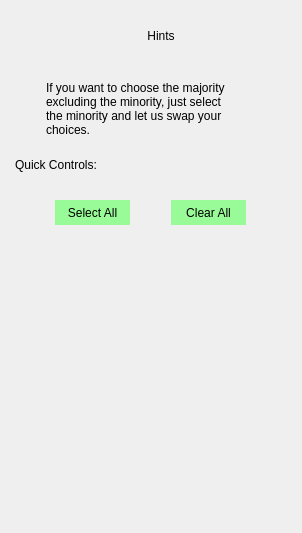
      <widget class="QWidget" name="page_quick_actions">
       <layout class="QVBoxLayout" name="verticalLayout_21">
        <item>
         <widget class="QWidget" name="widget_right_menu_expand_table_container_4" native="true">
          <property name="styleSheet">
           <string notr="true">QPushButton {
	background-color: transparent;
	border: none;
}

QPushButton::hover {
	border: 1px solid #44fda2;
}

QPushButton::pressed {
	border: 1px solid #808080;
}</string>
          </property>
          <layout class="QHBoxLayout" name="horizontalLayout_40">
           <property name="topMargin">
            <number>0</number>
           </property>
           <property name="bottomMargin">
            <number>0</number>
           </property>
           <item>
            <widget class="QLabel" name="lbl_right_menu_hints_header_icon">
             <property name="minimumSize">
              <size>
               <width>50</width>
               <height>50</height>
              </size>
             </property>
             <property name="maximumSize">
              <size>
               <width>50</width>
               <height>50</height>
              </size>
             </property>
             <property name="text">
              <string/>
             </property>
             <property name="pixmap">
              <pixmap resource="../icons_source.qrc">:/newSource/icons/hint_icon.png</pixmap>
             </property>
             <property name="scaledContents">
              <bool>true</bool>
             </property>
            </widget>
           </item>
           <item>
            <widget class="QLabel" name="lbl_right_menu_hints_header">
             <property name="minimumSize">
              <size>
               <width>150</width>
               <height>50</height>
              </size>
             </property>
             <property name="maximumSize">
              <size>
               <width>16777215</width>
               <height>50</height>
              </size>
             </property>
             <property name="text">
              <string>Hints</string>
             </property>
             <property name="alignment">
              <set>Qt::AlignCenter</set>
             </property>
            </widget>
           </item>
           <item>
            <widget class="QPushButton" name="btn_right_menu_close_hints">
             <property name="minimumSize">
              <size>
               <width>30</width>
               <height>30</height>
              </size>
             </property>
             <property name="maximumSize">
              <size>
               <width>30</width>
               <height>30</height>
              </size>
             </property>
             <property name="cursor">
              <cursorShape>PointingHandCursor</cursorShape>
             </property>
             <property name="toolTip">
              <string>Close</string>
             </property>
             <property name="text">
              <string/>
             </property>
             <property name="icon">
              <iconset resource="../icons_source.qrc">
               <normaloff>:/newSource/icons/close_2.png</normaloff>:/newSource/icons/close_2.png</iconset>
             </property>
             <property name="iconSize">
              <size>
               <width>20</width>
               <height>20</height>
              </size>
             </property>
            </widget>
           </item>
          </layout>
         </widget>
        </item>
        <item>
         <spacer name="verticalSpacer_right_menu_fixed_4">
          <property name="orientation">
           <enum>Qt::Vertical</enum>
          </property>
          <property name="sizeType">
           <enum>QSizePolicy::Fixed</enum>
          </property>
          <property name="sizeHint" stdset="0">
           <size>
            <width>20</width>
            <height>13</height>
           </size>
          </property>
         </spacer>
        </item>
        <item>
         <widget class="QWidget" name="widget_page_hint_hint_1_container" native="true">
          <property name="minimumSize">
           <size>
            <width>280</width>
            <height>58</height>
           </size>
          </property>
          <property name="maximumSize">
           <size>
            <width>16777215</width>
            <height>100</height>
           </size>
          </property>
          <property name="styleSheet">
           <string notr="true">QPushButton {
	background-color: transparent;
	border: none;
}

QPushButton::hover {
	border: 1px solid #44fda2;
}

QPushButton::pressed {
	border: 1px solid #808080;
}</string>
          </property>
          <layout class="QHBoxLayout" name="horizontalLayout_41">
           <property name="leftMargin">
            <number>4</number>
           </property>
           <property name="topMargin">
            <number>0</number>
           </property>
           <property name="rightMargin">
            <number>9</number>
           </property>
           <property name="bottomMargin">
            <number>0</number>
           </property>
           <item>
            <widget class="QLabel" name="lbl_page_hint_hint_1_icon">
             <property name="minimumSize">
              <size>
               <width>25</width>
               <height>25</height>
              </size>
             </property>
             <property name="maximumSize">
              <size>
               <width>25</width>
               <height>25</height>
              </size>
             </property>
             <property name="text">
              <string/>
             </property>
             <property name="pixmap">
              <pixmap resource="../icons_source.qrc">:/newSource/icons/hint_icon.png</pixmap>
             </property>
             <property name="scaledContents">
              <bool>true</bool>
             </property>
            </widget>
           </item>
           <item>
            <widget class="QLabel" name="lbl_page_hint_hint_1">
             <property name="minimumSize">
              <size>
               <width>180</width>
               <height>16</height>
              </size>
             </property>
             <property name="maximumSize">
              <size>
               <width>16777215</width>
               <height>16777215</height>
              </size>
             </property>
             <property name="text">
              <string>If you want to choose the majority excluding the minority, just select the minority and let us swap your choices.</string>
             </property>
             <property name="scaledContents">
              <bool>false</bool>
             </property>
             <property name="wordWrap">
              <bool>true</bool>
             </property>
            </widget>
           </item>
           <item>
            <widget class="QPushButton" name="btn_hints_swap_choices">
             <property name="minimumSize">
              <size>
               <width>50</width>
               <height>50</height>
              </size>
             </property>
             <property name="maximumSize">
              <size>
               <width>50</width>
               <height>50</height>
              </size>
             </property>
             <property name="cursor">
              <cursorShape>PointingHandCursor</cursorShape>
             </property>
             <property name="toolTip">
              <string>Swap choices</string>
             </property>
             <property name="text">
              <string/>
             </property>
             <property name="icon">
              <iconset resource="../icons_source.qrc">
               <normaloff>:/newSource/icons/swap.png</normaloff>:/newSource/icons/swap.png</iconset>
             </property>
             <property name="iconSize">
              <size>
               <width>42</width>
               <height>42</height>
              </size>
             </property>
            </widget>
           </item>
          </layout>
         </widget>
        </item>
        <item>
         <spacer name="verticalSpacer_9">
          <property name="orientation">
           <enum>Qt::Vertical</enum>
          </property>
          <property name="sizeType">
           <enum>QSizePolicy::Fixed</enum>
          </property>
          <property name="sizeHint" stdset="0">
           <size>
            <width>20</width>
            <height>10</height>
           </size>
          </property>
         </spacer>
        </item>
        <item>
         <widget class="QLabel" name="lbl_page_hint_quick_controls">
          <property name="minimumSize">
           <size>
            <width>280</width>
            <height>21</height>
           </size>
          </property>
          <property name="maximumSize">
           <size>
            <width>16777215</width>
            <height>21</height>
           </size>
          </property>
          <property name="text">
           <string>Quick Controls:</string>
          </property>
          <property name="scaledContents">
           <bool>false</bool>
          </property>
          <property name="wordWrap">
           <bool>true</bool>
          </property>
          <property name="indent">
           <number>4</number>
          </property>
         </widget>
        </item>
        <item>
         <spacer name="verticalSpacer_8">
          <property name="orientation">
           <enum>Qt::Vertical</enum>
          </property>
          <property name="sizeType">
           <enum>QSizePolicy::Fixed</enum>
          </property>
          <property name="sizeHint" stdset="0">
           <size>
            <width>20</width>
            <height>10</height>
           </size>
          </property>
         </spacer>
        </item>
        <item>
         <widget class="QWidget" name="widget_hints_quick_control_button_container" native="true">
          <property name="minimumSize">
           <size>
            <width>280</width>
            <height>44</height>
           </size>
          </property>
          <property name="maximumSize">
           <size>
            <width>16777215</width>
            <height>44</height>
           </size>
          </property>
          <property name="styleSheet">
           <string notr="true">QPushButton {
	background-color: #98FB98;
	border: none;
}

QPushButton::hover {
	border: 1px solid #44fda2;
}

QPushButton::pressed {
	background-color: #5CBF5C;
	border: 1px solid #808080;
}</string>
          </property>
          <layout class="QHBoxLayout" name="horizontalLayout_39">
           <item>
            <widget class="QPushButton" name="btn_hints_select_all">
             <property name="minimumSize">
              <size>
               <width>75</width>
               <height>25</height>
              </size>
             </property>
             <property name="maximumSize">
              <size>
               <width>75</width>
               <height>25</height>
              </size>
             </property>
             <property name="cursor">
              <cursorShape>PointingHandCursor</cursorShape>
             </property>
             <property name="text">
              <string>Select All</string>
             </property>
             <property name="icon">
              <iconset resource="../icons_source.qrc">
               <normaloff>:/newSource/icons/select_1.png</normaloff>:/newSource/icons/select_1.png</iconset>
             </property>
            </widget>
           </item>
           <item>
            <widget class="QPushButton" name="btn_hints_clear_all">
             <property name="minimumSize">
              <size>
               <width>75</width>
               <height>25</height>
              </size>
             </property>
             <property name="maximumSize">
              <size>
               <width>75</width>
               <height>25</height>
              </size>
             </property>
             <property name="cursor">
              <cursorShape>PointingHandCursor</cursorShape>
             </property>
             <property name="text">
              <string>Clear All</string>
             </property>
             <property name="icon">
              <iconset resource="../icons_source.qrc">
               <normaloff>:/newSource/icons/cross_mark_3.png</normaloff>:/newSource/icons/cross_mark_3.png</iconset>
             </property>
            </widget>
           </item>
          </layout>
         </widget>
        </item>
        <item>
         <spacer name="verticalSpacer_7">
          <property name="orientation">
           <enum>Qt::Vertical</enum>
          </property>
          <property name="sizeHint" stdset="0">
           <size>
            <width>20</width>
            <height>287</height>
           </size>
          </property>
         </spacer>
        </item>
       </layout>
      </widget>
